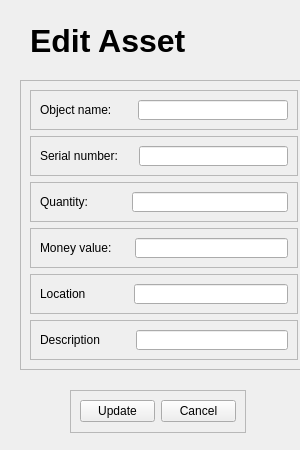
<?xml version="1.0" encoding="UTF-8"?>
<ui version="4.0">
 <class>MainWindow</class>
 <widget class="QMainWindow" name="MainWindow">
  <property name="geometry">
   <rect>
    <x>0</x>
    <y>0</y>
    <width>300</width>
    <height>450</height>
   </rect>
  </property>
  <property name="minimumSize">
   <size>
    <width>300</width>
    <height>450</height>
   </size>
  </property>
  <property name="maximumSize">
   <size>
    <width>300</width>
    <height>450</height>
   </size>
  </property>
  <property name="windowTitle">
   <string>MainWindow</string>
  </property>
  <widget class="QWidget" name="centralwidget">
   <widget class="QLabel" name="Add_Assets_Inventory_Title_4">
    <property name="geometry">
     <rect>
      <x>30</x>
      <y>10</y>
      <width>171</width>
      <height>61</height>
     </rect>
    </property>
    <property name="font">
     <font>
      <pointsize>24</pointsize>
      <weight>75</weight>
      <bold>true</bold>
     </font>
    </property>
    <property name="text">
     <string>Edit Asset</string>
    </property>
   </widget>
   <widget class="QFrame" name="frame">
    <property name="geometry">
     <rect>
      <x>20</x>
      <y>80</y>
      <width>288</width>
      <height>290</height>
     </rect>
    </property>
    <property name="frameShape">
     <enum>QFrame::StyledPanel</enum>
    </property>
    <property name="frameShadow">
     <enum>QFrame::Raised</enum>
    </property>
    <layout class="QVBoxLayout" name="verticalLayout">
     <item>
      <widget class="QFrame" name="frame_2">
       <property name="frameShape">
        <enum>QFrame::StyledPanel</enum>
       </property>
       <property name="frameShadow">
        <enum>QFrame::Raised</enum>
       </property>
       <layout class="QHBoxLayout" name="horizontalLayout">
        <item>
         <widget class="QLabel" name="TitleOf_ObjectName_EditAsset_5">
          <property name="text">
           <string>Object name:</string>
          </property>
         </widget>
        </item>
        <item>
         <spacer name="horizontalSpacer_19">
          <property name="orientation">
           <enum>Qt::Horizontal</enum>
          </property>
          <property name="sizeType">
           <enum>QSizePolicy::Fixed</enum>
          </property>
          <property name="sizeHint" stdset="0">
           <size>
            <width>20</width>
            <height>18</height>
           </size>
          </property>
         </spacer>
        </item>
        <item>
         <widget class="QLineEdit" name="ObjectName_input_EditAssets_Inventory_5"/>
        </item>
       </layout>
      </widget>
     </item>
     <item>
      <widget class="QFrame" name="frame_3">
       <property name="frameShape">
        <enum>QFrame::StyledPanel</enum>
       </property>
       <property name="frameShadow">
        <enum>QFrame::Raised</enum>
       </property>
       <layout class="QHBoxLayout" name="horizontalLayout_2">
        <item>
         <widget class="QLabel" name="TitleOf_SerialNumber_EditAsset_5">
          <property name="text">
           <string>Serial number:</string>
          </property>
         </widget>
        </item>
        <item>
         <spacer name="horizontalSpacer_20">
          <property name="orientation">
           <enum>Qt::Horizontal</enum>
          </property>
          <property name="sizeType">
           <enum>QSizePolicy::Fixed</enum>
          </property>
          <property name="sizeHint" stdset="0">
           <size>
            <width>15</width>
            <height>20</height>
           </size>
          </property>
         </spacer>
        </item>
        <item>
         <widget class="QLineEdit" name="SerialNumber_input_EditAssets_Inventory_5"/>
        </item>
       </layout>
      </widget>
     </item>
     <item>
      <widget class="QFrame" name="frame_4">
       <property name="frameShape">
        <enum>QFrame::StyledPanel</enum>
       </property>
       <property name="frameShadow">
        <enum>QFrame::Raised</enum>
       </property>
       <layout class="QHBoxLayout" name="horizontalLayout_3">
        <item>
         <widget class="QLabel" name="TitleOfQuantity_EditAsset_5">
          <property name="text">
           <string>Quantity:</string>
          </property>
         </widget>
        </item>
        <item>
         <spacer name="horizontalSpacer_18">
          <property name="orientation">
           <enum>Qt::Horizontal</enum>
          </property>
          <property name="sizeType">
           <enum>QSizePolicy::Fixed</enum>
          </property>
          <property name="sizeHint" stdset="0">
           <size>
            <width>38</width>
            <height>20</height>
           </size>
          </property>
         </spacer>
        </item>
        <item>
         <widget class="QLineEdit" name="Quantity_input_EditAssets_Inventory_5"/>
        </item>
       </layout>
      </widget>
     </item>
     <item>
      <widget class="QFrame" name="frame_5">
       <property name="frameShape">
        <enum>QFrame::StyledPanel</enum>
       </property>
       <property name="frameShadow">
        <enum>QFrame::Raised</enum>
       </property>
       <layout class="QHBoxLayout" name="horizontalLayout_4">
        <item>
         <widget class="QLabel" name="TitleOf_MoneyValue_EditAsset_5">
          <property name="text">
           <string>Money value:</string>
          </property>
         </widget>
        </item>
        <item>
         <spacer name="horizontalSpacer_21">
          <property name="orientation">
           <enum>Qt::Horizontal</enum>
          </property>
          <property name="sizeType">
           <enum>QSizePolicy::Fixed</enum>
          </property>
          <property name="sizeHint" stdset="0">
           <size>
            <width>17</width>
            <height>20</height>
           </size>
          </property>
         </spacer>
        </item>
        <item>
         <widget class="QLineEdit" name="MoneyValue_input_EditAssets_Inventory_5"/>
        </item>
       </layout>
      </widget>
     </item>
     <item>
      <widget class="QFrame" name="frame_7">
       <property name="frameShape">
        <enum>QFrame::StyledPanel</enum>
       </property>
       <property name="frameShadow">
        <enum>QFrame::Raised</enum>
       </property>
       <layout class="QHBoxLayout" name="horizontalLayout_7">
        <item>
         <widget class="QLabel" name="TitleOf_Location_EditAsset_6">
          <property name="text">
           <string>Location</string>
          </property>
         </widget>
        </item>
        <item>
         <spacer name="horizontalSpacer_23">
          <property name="orientation">
           <enum>Qt::Horizontal</enum>
          </property>
          <property name="sizeType">
           <enum>QSizePolicy::Fixed</enum>
          </property>
          <property name="sizeHint" stdset="0">
           <size>
            <width>42</width>
            <height>20</height>
           </size>
          </property>
         </spacer>
        </item>
        <item>
         <widget class="QLineEdit" name="Location_input_EditAssets_Inventory_6"/>
        </item>
       </layout>
      </widget>
     </item>
     <item>
      <widget class="QFrame" name="frame_6">
       <property name="frameShape">
        <enum>QFrame::StyledPanel</enum>
       </property>
       <property name="frameShadow">
        <enum>QFrame::Raised</enum>
       </property>
       <layout class="QHBoxLayout" name="horizontalLayout_5">
        <item>
         <widget class="QLabel" name="TitleOfdescription_EditAsset_5">
          <property name="text">
           <string>Description</string>
          </property>
         </widget>
        </item>
        <item>
         <spacer name="horizontalSpacer_22">
          <property name="orientation">
           <enum>Qt::Horizontal</enum>
          </property>
          <property name="sizeType">
           <enum>QSizePolicy::Fixed</enum>
          </property>
          <property name="sizeHint" stdset="0">
           <size>
            <width>30</width>
            <height>20</height>
           </size>
          </property>
         </spacer>
        </item>
        <item>
         <widget class="QLineEdit" name="description_Input_EditAssets_Inventory_5"/>
        </item>
       </layout>
      </widget>
     </item>
    </layout>
   </widget>
   <widget class="QFrame" name="PushButtons_UpdateAEmployee_Frame_3">
    <property name="geometry">
     <rect>
      <x>70</x>
      <y>390</y>
      <width>176</width>
      <height>43</height>
     </rect>
    </property>
    <property name="frameShape">
     <enum>QFrame::StyledPanel</enum>
    </property>
    <property name="frameShadow">
     <enum>QFrame::Raised</enum>
    </property>
    <layout class="QHBoxLayout" name="horizontalLayout_6">
     <item>
      <widget class="QPushButton" name="Save_UpdateAssets_Inventory_Button_3">
       <property name="text">
        <string>Update</string>
       </property>
      </widget>
     </item>
     <item>
      <widget class="QPushButton" name="Cancel_UpdateAssets_Inventory_Button_3">
       <property name="text">
        <string>Cancel</string>
       </property>
      </widget>
     </item>
    </layout>
   </widget>
  </widget>
 </widget>
 <resources/>
 <connections/>
</ui>
